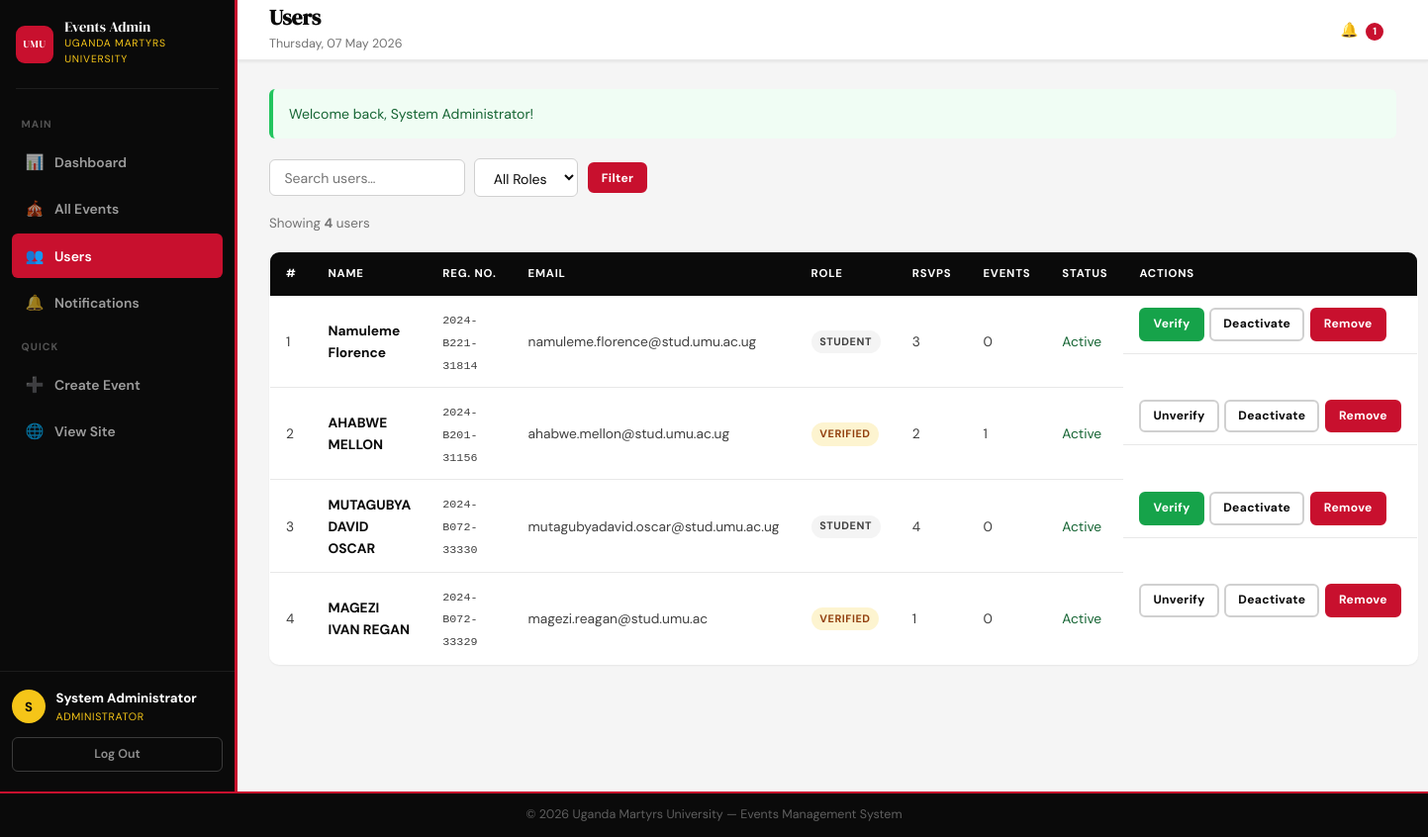
/users.php (signed in), run on the app's committed database.
### tables this page shows
CREATE TABLE IF NOT EXISTS `users` (
  `id` int NOT NULL AUTO_INCREMENT,
  `reg_number` varchar(30) NOT NULL,
  `full_name` varchar(120) NOT NULL,
  `email` varchar(120) NOT NULL,
  `password` varchar(255) NOT NULL,
  `role` enum('student','verified','admin') NOT NULL DEFAULT 'student',
  `profile_photo` varchar(255) DEFAULT NULL,
  `is_active` tinyint(1) NOT NULL DEFAULT '1',
  `created_at` timestamp NULL DEFAULT CURRENT_TIMESTAMP,
  PRIMARY KEY (`id`),
  UNIQUE KEY `reg_number` (`reg_number`),
  UNIQUE KEY `email` (`email`)
);

### users.php (the view, shortened to what this page needs)
<?php
require_once '../includes/auth.php';
$db = getDB();
$search  = trim($_GET['search'] ?? '');
$where   = ["u.role != 'admin'"]; $params = []; $types = '';
$sql = "SELECT u.*,
               COUNT(DISTINCT r.id) AS rsvp_count,
               COUNT(DISTINCT e.id) AS event_count
        FROM users u
        LEFT JOIN rsvps r ON r.user_id=u.id
        LEFT JOIN events e ON e.creator_id=u.id
        WHERE ".implode(' AND ',$where)."
        GROUP BY u.id ORDER BY u.created_at DESC";
$stmt = $db->prepare($sql);
$stmt->execute();
$users = $stmt->get_result()->fetch_all(MYSQLI_ASSOC);
include '../includes/admin_header.php';
?>
<div class="admin-list-hd">
    <form method="GET" class="admin-filter-bar">
        <input type="text" name="search" placeholder="Search users…" value="<?= clean($search) ?>" class="filter-input">
        <select name="role" class="filter-select">
            <option value="">All Roles</option>
        </select>
        <button class="btn btn-primary btn-sm">Filter</button>
    </form>
</div>
<p class="results-count">Showing <strong><?= count($users) ?></strong> user<?= count($users)!=1?'s':'' ?></p>
<?php if (empty($users)): ?>
<div class="admin-empty">No users found.</div>
<?php else: ?>
<table class="adata-table">
    <thead>
        <tr><th>#</th><th>Name</th><th>Reg. No.</th><th>Email</th><th>Role</th><th>RSVPs</th><th>Events</th><th>Status</th><th>Actions</th></tr>
    </thead>
    <tbody>
    <?php foreach ($users as $i => $u): ?>
    <tr class="<?= !$u['is_active']?'row-inactive':'' ?>">
        <td><?= $i+1 ?></td>
        <td class="td-bold"><?= clean($u['full_name']) ?></td>
        <td><span class="mono"><?= clean($u['reg_number']) ?></span></td>
        <td><?= clean($u['email']) ?></td>
        <td>
            <span class="role-badge role-<?= $u['role'] ?>"><?= ucfirst($u['role']) ?></span>
        </td>
        <td><?= $u['rsvp_count'] ?></td>
        <td><?= $u['event_count'] ?></td>
        <td>
            <span class="<?= $u['is_active']?'text-green':'text-red' ?>">
                <?= $u['is_active']?'Active':'Inactive' ?>
            </span>
        </td>
        <td class="td-actions">
            <a href="users.php?verify=<?= $u['id'] ?>" class="btn btn-sm <?= $u['role']==='verified'?'btn-outline':'btn-success' ?>"
               onclick="return confirm('<?= $u['role']==='verified'?'Remove verification?':'Verify this user?' ?>')">
               <?= $u['role']==='verified'?'Unverify':'Verify' ?>
            </a>
            <a href="users.php?toggle_active=<?= $u['id'] ?>" class="btn btn-sm btn-outline"
               onclick="return confirm('Toggle active status?')">
               <?= $u['is_active']?'Deactivate':'Activate' ?>
            </a>
            <a href="users.php?delete=<?= $u['id'] ?>" class="btn btn-sm btn-danger"
               onclick="return confirm('Permanently remove this user?')">Remove</a>
        </td>
    </tr>
    <?php endforeach; ?>
    </tbody>
</table>
<?php endif; ?>
<?php include '../includes/admin_footer.php'; ?>

### admin.css (style rules this page uses)
:root { --black: #0A0A0A; --black-soft: #141414; --red: #C8102E; --red-dark: #9B0C23; --yellow: #F5C518; --white: #FFFFFF; --off-white: #F5F5F5; --gray-50: #FAFAFA; --gray-100: #F4F4F4; --gray-200: #E8E8E8; --gray-300: #D0D0D0; --gray-500: #737373; --gray-700: #404040; --border: #E8E8E8; --border-dark: #D0D0D0; --radius-xs: 3px; --radius-sm: 6px; --radius-md: 10px; --radius-lg: 16px; --radius-full: 999px; --shadow-xs: 0 1px 2px rgba(0,0,0,.06); --shadow-sm: 0 2px 8px rgba(0,0,0,.08); --shadow-md: 0 6px 20px rgba(0,0,0,.10); --shadow-lg: 0 12px 40px rgba(0,0,0,.14); --font-display: 'DM Serif Display', Georgia, serif; --font-body: 'DM Sans', 'Helvetica Neue', sans-serif; --sidebar-w: 240px; --topbar-h: 62px; --t: 0.2s; }
*, *::before, *::after { box-sizing: border-box; margin: 0; padding: 0; }
html { scroll-behavior: smooth; }
body { font-family: var(--font-body); font-size: 15px; line-height: 1.6; color: var(--gray-700); background: var(--off-white); -webkit-font-smoothing: antialiased; }
a { color: var(--red); text-decoration: none; transition: color var(--t); }
textarea, input, select, button { font-family: var(--font-body); }
.admin-list-hd { display: flex; align-items: center; justify-content: space-between; gap: 1rem; margin-bottom: 1rem; flex-wrap: wrap; }
.admin-filter-bar { display: flex; align-items: center; gap: .6rem; flex-wrap: wrap; }
.filter-input { padding: .55rem .9rem; border: 1.5px solid var(--border-dark); border-radius: var(--radius-sm); font-size: .88rem; outline: none; transition: border-color var(--t); background: var(--white); color: var(--black); min-width: 180px; }
.filter-select { padding: .55rem .9rem; border: 1.5px solid var(--border-dark); border-radius: var(--radius-sm); font-size: .88rem; outline: none; cursor: pointer; background: var(--white); color: var(--black); transition: border-color var(--t); }
.adata-table { width: 100%; border-collapse: collapse; font-size: .86rem; background: var(--white); border-radius: var(--radius-md); overflow: hidden; box-shadow: var(--shadow-xs); border: 1px solid var(--border); }
.adata-table thead tr { background: var(--black); color: var(--white); }
.adata-table th { padding: .8rem 1rem; text-align: left; font-size: .71rem; font-weight: 700; letter-spacing: .07em; text-transform: uppercase; white-space: nowrap; }
.adata-table td { padding: .75rem 1rem; border-bottom: 1px solid var(--border); vertical-align: middle; color: var(--gray-700); }
.adata-table tbody tr:last-child td { border-bottom: none; }
.td-bold { font-weight: 700; color: var(--black) !important; }
.td-actions { display: flex; gap: .35rem; align-items: center; flex-wrap: nowrap; }
.btn { display: inline-flex; align-items: center; justify-content: center; gap: .4rem; padding: .6rem 1.3rem; border-radius: var(--radius-sm); font-family: var(--font-body); font-size: .87rem; font-weight: 700; letter-spacing: .025em; border: 2px solid transparent; cursor: pointer; transition: all var(--t); white-space: nowrap; text-decoration: none; }
.btn-primary { background: var(--red); color: var(--white); border-color: var(--red); }
.btn-outline { background: transparent; color: var(--black); border-color: var(--border-dark); }
.btn-success { background: #16a34a; color: var(--white); border-color: #16a34a; }
.btn-danger { background: var(--red); color: var(--white); border-color: var(--red); }
.btn-sm { padding: .32rem .75rem; font-size: .76rem; }
.role-badge { display: inline-block; padding: .18rem .55rem; border-radius: var(--radius-full); font-size: .68rem; font-weight: 700; text-transform: uppercase; letter-spacing: .05em; }
.role-student { background: var(--gray-100); color: var(--gray-700); }
.role-verified { background: rgba(245,197,24,.2); color: #92400e; }
.results-count { font-size: .84rem; color: var(--gray-500); margin-bottom: 1.1rem; }
.text-green { color: #166534 !important; }
.mono { font-family: monospace; font-size: .85em; }

### data on the page
users: full_name "Namuleme Florence", reg_number "2024-B221-31814", email "namuleme.florence@stud.umu.ac.ug", role "STUDENT", rsvp_count "3", event_count "0", is_active "Active", shows "Verify"
users: full_name "AHABWE MELLON", reg_number "2024-B201-31156", email "ahabwe.mellon@stud.umu.ac.ug", role "VERIFIED", rsvp_count "2", event_count "1", is_active "Active", shows "Unverify"
users: full_name "MUTAGUBYA DAVID OSCAR", reg_number "2024-B072-33330", email "mutagubyadavid.oscar@stud.umu.ac.ug", role "STUDENT", rsvp_count "4", event_count "0", is_active "Active", shows "Verify"
users: full_name "MAGEZI IVAN REGAN", reg_number "2024-B072-33329", email "magezi.reagan@stud.umu.ac", role "VERIFIED", rsvp_count "1", event_count "0", is_active "Active", shows "Unverify"

### other printed values
substr(currentUserName(), 0, 1) "S"
currentUserName() "System Administrator"
$pageTitle "Users"
$unread "1"
$f['message'] "Welcome back, System Administrator!"
count($users) "4"
